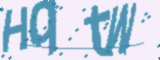
#> input picture work/qsnctf/captcha.png, 160 x 60 px, found by its file name
$ python clean_captcha.py
#> lines starting #> are read from the running program, lines starting #| are printed output that depends on the picture
# -*- coding: utf-8 -*-
"""分析验证码图片：分离颜色层、去干扰线、放大，输出 ASCII 供判读 + 保存增强图。"""
from pathlib import Path
from PIL import Image

SRC = Path(r"D:\MemLens\work\qsnctf\captcha.png")
im = Image.open(SRC).convert("RGB")
#> im is the input picture: PIL image 160x60 RGB; mean R, G, B 190.9, 209.3, 227.7
W, H = im.size
#> W = 160; H = 60
px = im.load()
print(f"size {W}x{H}")
#| size 160x60

# 颜色统计
from collections import Counter
c = Counter()
for y in range(H):
    for x in range(W):
        c[px[x, y]] += 1
print("top colors:")
for col, n in c.most_common(8):
    print(f"   {col}  x{n}")

# 文字颜色：出现频次最高的"非白非灰"颜色（紫色手写体通常是一两种色）
def is_ink(p):
    r, g, b = p
    # 紫色/品红：R、B 高，G 低；或整体偏暗
    return not (r > 230 and g > 230 and b > 230)

ink = [col for col, n in c.most_common(12) if is_ink(col) and n > 40]
print("\n候选墨色:", ink[:6])
#| 候选墨色: [(78, 148, 180), (78, 148, 179), (201, 214, 232), (77, 148, 180), (79, 148, 180), (79, 148, 179)]

# 用候选墨色中最"紫"的作为文字色
def purple_score(p):
    r, g, b = p
    return (r + b) - 2 * g
if ink:
    text_color = max(ink, key=purple_score) if any(purple_score(i) > 30 for i in ink) else ink[0]
#> text_color = (78, 148, 180)
else:
    text_color = (0, 0, 0)
print("选定文字色:", text_color)
#| 选定文字色: (78, 148, 180)

# 生成二值图：文字色附近 → 黑，其它 → 白
def dist(a, b):
    return sum((x - y) ** 2 for x, y in zip(a, b))

out = Image.new("L", (W, H), 255)
#> out: PIL image 160x60 L; every value is 255
op = out.load()
for y in range(H):
    for x in range(W):
        p = px[x, y]
        d = dist(p, text_color)
        # 也接受"暗色"（黑干扰线也暗，但干扰线细且水平）
        op[x, y] = 0 if d < 9000 else 255

# 去水平干扰线：统计每行的黑像素，若某行黑像素占比过高（横线）则清空
for y in range(H):
    row_dark = sum(1 for x in range(W) if op[x, y] < 128)
    if row_dark > W * 0.45:
        for x in range(W):
            op[x, y] = 255
#> this loop made 60 passes
#> row_dark on passes 1 to 12: 11, 15, 17, 23, 27, 32, 42, 52, 55, 52, 57, 56

out_big = out.resize((W * 4, H * 4), Image.LANCZOS)
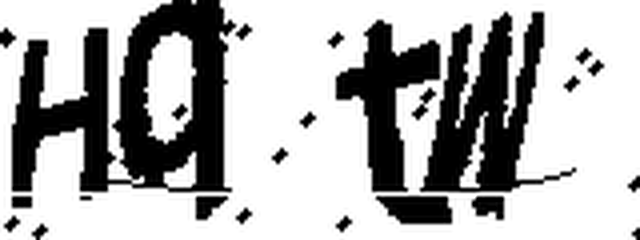
#> out_big: PIL image 640x240 L; min 0, max 255, mean 175.1
out_big.save(r"D:\MemLens\work\qsnctf\captcha_clean.png")
print("\nsaved captcha_clean.png")

# ASCII 渲染（降采样到 100x30 左右可读）
aw, ah = 96, 26
small = out.resize((aw, ah), Image.LANCZOS)
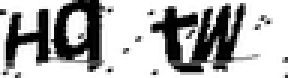
#> small: PIL image 96x26 L (shown 3 times larger); min 0, max 255, mean 175.1
sp = small.load()
print("\n=== ASCII ===")
for y in range(ah):
    line = ""
    for x in range(aw):
        v = sp[x, y]
        line += "#" if v < 110 else ("+" if v < 190 else " ")
    print(line)

$ run again, with work/qsnctf/cap1.png copied over work/qsnctf/captcha.png
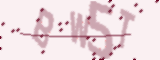
#> input picture work/qsnctf/cap1.png, 160 x 60 px, found by its file name
#> im is the input picture: PIL image 160x60 RGB; mean R, G, B 237.2, 219.2, 223.6
#| size 160x60
#| 候选墨色: [(204, 166, 176), (239, 222, 226), (217, 187, 195), (205, 167, 177), (204, 167, 177), (141, 63, 86)]
#| 选定文字色: (141, 63, 86)
#> out: PIL image 160x60 L; every value is 255
#> the loop `for y in range(H):` made 60 passes
#> row_dark on passes 1 to 8: 6, 6, 2, 1, 4, 6, 4, 1
#> `out_big = out.resize((W * 4, H * 4), Image.LANCZOS)`:
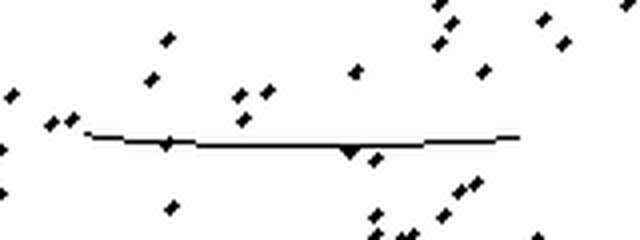
#> out_big: PIL image 640x240 L; min 0, max 255, mean 245.4
#> `small = out.resize((aw, ah), Image.LANCZOS)`:
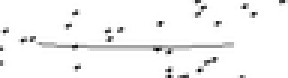
#> small: PIL image 96x26 L (shown 3 times larger); min 0, max 255, mean 245.1
